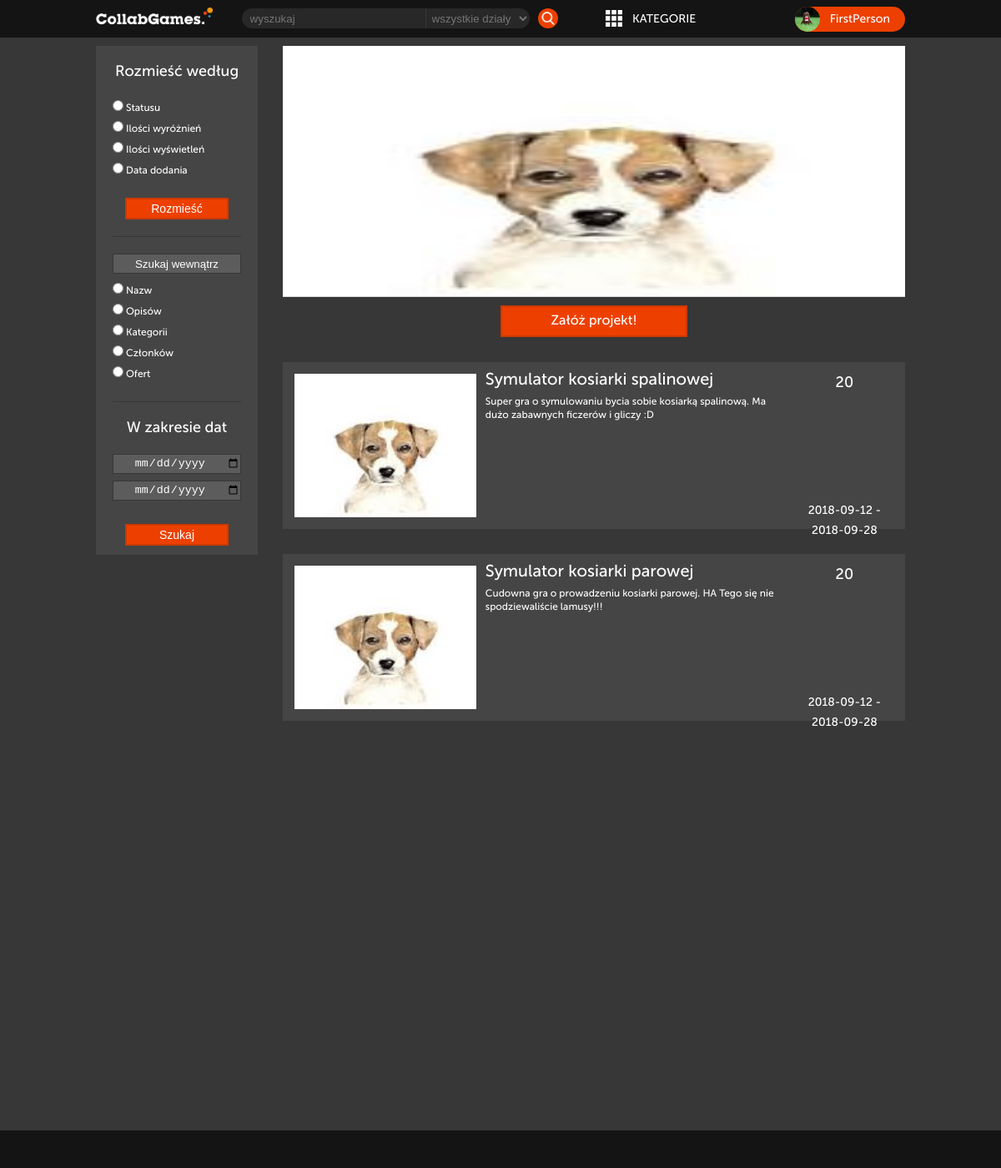
/project_list (signed in), run on the app's committed database.
### tables this page shows
CREATE TABLE `projects` (
  `ID` int(11) NOT NULL,
  `Name` varchar(50) NOT NULL,
  `URL` varchar(30) NOT NULL,
  `Status` enum('Active','Suspended','Terminated','Released') NOT NULL DEFAULT 'Active',
  `Distinguishions` int(10) UNSIGNED NOT NULL DEFAULT '0',
  `Category` enum('Game','Mod','Tool','Other') NOT NULL DEFAULT 'Game',
  `WWW` text,
  `StartDate` date NOT NULL,
  `EndDate` date NOT NULL,
  `Precision2` enum('Year','Quarter','Day') NOT NULL DEFAULT 'Year',
  `FinishedPart` int(10) UNSIGNED NOT NULL DEFAULT '0',
  `ShortDesc` text NOT NULL,
  `LongDesc` text,
  `Like` text
);

### project_list.php (the view, shortened to what this page needs)
<div class="container">
    <div class="col-2">
        <div class="search">
            <h2>Rozmieść według</h2>
            <form>
                <div class="search-point"><input type="radio" name="order_by" value="status">Statusu</div>
                <div class="search-point"><input type="radio" name="order_by" value="views">Ilości wyróżnień</div>
                <div class="search-point"><input type="radio" name="order_by" value="distinctions">Ilości wyświetleń</div>
                <div class="search-point"><input type="radio" name="order_by" value="date">Data dodania</div>
                <input class="submit-style" type="submit" value="Rozmieść">
            </form>
            <hr>
            <form>
                <div class="search-point"><input class="project_list-search-input" type="text" name="search" placeholder="Szukaj wewnątrz"></div>
                <div class="search-point"><input type="radio" name="search" value="views">Nazw</div>
                <div class="search-point"><input type="radio" name="search" value="distinctions">Opisów</div>
                <div class="search-point"><input type="radio" name="search" value="date">Kategorii</div>
                <div class="search-point"><input type="radio" name="search" value="distinctions">Członków</div>
                <div class="search-point"><input type="radio" name="search" value="date">Ofert</div>
                <hr>
                <h2>W zakresie dat</h2>
                <div class="search-point"><input class="project_list-date-input" type="date" name="search" value="status"></div>
                <div class="search-point"><input class="project_list-date-input" type="date" name="search" value="views"></div>
                <input class="submit-style" type="submit" value="Szukaj">
            </form>
        </div>
    </div>
    <div class="col-8 list">
        <div class="col-10">
            <img id="banner" src="potwor.png" alt="Nie ma"/>
        </div>
        <div class="col-10 create-container">
            <a href="project_create" class="create">
                Załóż projekt!
            </a>
        </div>
        <?php
        require "scripts/connect.php";
        try {
            $conn = new PDO("mysql:host=$servername; dbname=$dbname", $username, $password);
            $conn->exec("set names utf8");
            $conn->setAttribute(PDO::ATTR_EMULATE_PREPARES, false);
            $conn->setAttribute(PDO::ATTR_ERRMODE, PDO::ERRMODE_EXCEPTION);
            $stmt = $conn->prepare("SELECT * FROM `projects`");
            $stmt->execute();
            foreach ($stmt as $row) {
                echo '
                <div class="list-element">
                    <div class="col-3">
                        <img class="project-picture" src="potwor.png" alt="Nie ma"/>
                    </div>
                    <div class="col-5">
                        <div class="project-description-container">
                            <div class="project-title">'
                                .$row['Name'].
                            '</div>
                            <div class="project-description">'
                                .$row['ShortDesc'].
                            '</div>
                            <div class="project-links">
                            </div>
                        </div>
                    </div>
                    <div class="col-2">
                        <div class="project-right-description-container">
                            <div class="project-progress">'
                                .$row['FinishedPart'].
                            '</div>
                            <div class="project-members-container">';
                            echo'
                            </div>
                            <div class="project-duration">'
                                .$row['StartDate']. " - " . $row['EndDate'].
                            '</div>
                        </div>
                    </div>
                </div>';
            }
        } catch (PDOException $e) {
            echo $e->getMessage();
        }
        ?>
    </div>
</div>
</body>
</html>

### css/defaults.css (style rules this page uses)
* { box-sizing: border-box; }
body { margin: 0px; background-color: #373737; font-family: MuseoSans-500; color: white; }
p,h1,h2,h3,h4,h5,h6 { font-weight: normal; font-style: normal; margin: 0px; }
img { display: block; width: 100%; height: auto; }
[class^="col-"] { width: 100%; float: left; }
@media only screen and (min-width: 720px) { .col-2 { width: 20%; } }
@media only screen and (min-width: 720px) { .col-3 { width: 30%; } }
@media only screen and (min-width: 720px) { .col-5 { width: 50%; } }
@media only screen and (min-width: 720px) { .col-8 { width: 80%; } }
@media only screen and (min-width: 720px) { .col-10 { width: 100%; } }

### css/project_list.css (style rules this page uses)
* { box-sizing: border-box; }
body { background-color: #373737; font-family: MuseoSans-500; margin: 0px; color: white; }
p,h1,h2,h3,h4,h5,h6 { font-weight: normal; font-style: normal; margin: 0px; }
img { width: 100%; height: auto; }
input[type="radio"] { margin-left: 0; }
[class^="col-"] { width: 100%; float: left; }
.project_list-search-input::placeholder { color: white; }
@media only screen and (min-width: 720px) { .col-2 { width: 20%; } }
@media only screen and (min-width: 720px) { .col-3 { width: 30%; } }
@media only screen and (min-width: 720px) { .col-5 { width: 50%; } }
@media only screen and (min-width: 720px) { .col-8 { width: 80%; } }
@media only screen and (min-width: 720px) { .col-10 { width: 100%; } }
#banner { height: 300px }
.container { width: 970px; margin-left: auto; margin-right: auto; margin-top: 55px; height: 1200px; }
.search { width: 194px; height: 610px; padding: 10px 20px; background-color: #454545; border-right: none; position: fixed; }
form { margin: 0px; }
h2 { font-size: 18px; margin-top: 10px; margin-bottom: 20px; text-align: center; }
hr { height: 1px; margin-top: 20px; margin-bottom: 20px; width: 100%; float: left; border: 0px; border-top: solid 1px #373737; }
.search-point { font-size: 12px; margin-bottom: 5px; }
.submit-style { width: 80%; margin-left: 10%; margin-top: 20px; padding: 0 20px; display: block; float: left; font-size: 14px; text-decoration: none; line-height: 22px; text-align: center; background-color: #ed4000; border: solid 2px #cd3900; color: white; }
.project_list-search-input { width: 100%; margin-bottom: 8px; height: 24px; text-align: center; color: #373737; background-color: #5c5c5c; border: solid 1px #373737; float: left; }
.project_list-date-input { width: 100%; margin-bottom: 8px; height: 24px; text-align: center; color: #ffffff; background-color: #5c5c5c; border: solid 1px #373737; float: left; }
.list { margin-left: 20%; padding-left: 30px; }
.create-container { border-top: solid 1px #DDDDDD; }
.create { float: left; width: 30%; margin: 10px 35% 0 35%; font-size: 16px; text-decoration: none; line-height: 34px; text-align: center; background-color: #ed4000; border: solid 2px #cd3900; color: white; }
.list-element { width: 100%; height: 200px; padding: 10px; background-color: #454545; margin-top: 30px; float: left; }
.project-picture { height: 172px; margin: 4px; }
.project-description-container { padding-left: 15px; }
.project-title { height: 30px; font-size: 20px; }
.project-description { height: 120px; margin-right: -10px; line-height: 16px; font-size: 12px; overflow: hidden; text-overflow: ellipsis; }
.project-links { height: 32px; }
.project-right-description-container { padding-left: 20px; }
.project-progress { height: 30px; line-height: 30px; font-size: 18px; text-align: center; }
.project-members-container { height: 126px; }
.project-duration { height: 24px; line-height: 24px; font-size: 14px; text-align: center; }

### css/footer.css (style rules this page uses)
.footer-main-container { top: 60px; position: relative; width: 100%; height: 45px; margin-top: 40px; float: left; background-color: #141414; }

### data on the page
projects: Name "Symulator kosiarki spalinowej", ShortDesc "Super gra o symulowaniu bycia sobie kosiarką spalinową. Ma dużo zabawnych ficzerów i gliczy :D", FinishedPart "20", StartDate "2018-09-12", EndDate "2018-09-28"
projects: Name "Symulator kosiarki parowej", ShortDesc "Cudowna gra o prowadzeniu kosiarki parowej. HA Tego się nie spodziewaliście lamusy!!!", FinishedPart "20", StartDate "2018-09-12", EndDate "2018-09-28"

### other printed values
$_SESSION['UserName'] "FirstPerson"
